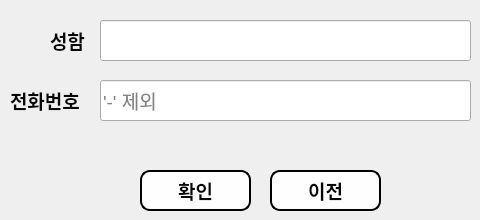
       <widget class="QWidget" name="page_6">
        <widget class="QPushButton" name="btnSearchID">
         <property name="geometry">
          <rect>
           <x>140</x>
           <y>170</y>
           <width>111</width>
           <height>41</height>
          </rect>
         </property>
         <property name="font">
          <font>
           <pointsize>14</pointsize>
           <bold>true</bold>
          </font>
         </property>
         <property name="styleSheet">
          <string notr="true">color: rgb(8, 8, 8);
border-radius: 10px;
background-color: rgb(254, 254, 254);
border:2px solid;</string>
         </property>
         <property name="text">
          <string>확인</string>
         </property>
        </widget>
        <widget class="QLabel" name="label_23">
         <property name="geometry">
          <rect>
           <x>10</x>
           <y>80</y>
           <width>81</width>
           <height>41</height>
          </rect>
         </property>
         <property name="font">
          <font>
           <pointsize>14</pointsize>
           <bold>true</bold>
          </font>
         </property>
         <property name="styleSheet">
          <string notr="true">color: rgb(8, 8, 8);</string>
         </property>
         <property name="text">
          <string>전화번호</string>
         </property>
        </widget>
        <widget class="QLabel" name="label_22">
         <property name="geometry">
          <rect>
           <x>50</x>
           <y>20</y>
           <width>41</width>
           <height>41</height>
          </rect>
         </property>
         <property name="font">
          <font>
           <pointsize>14</pointsize>
           <bold>true</bold>
          </font>
         </property>
         <property name="styleSheet">
          <string notr="true">color: rgb(8, 8, 8);</string>
         </property>
         <property name="text">
          <string>성함</string>
         </property>
        </widget>
        <widget class="QLineEdit" name="SIphone">
         <property name="geometry">
          <rect>
           <x>100</x>
           <y>80</y>
           <width>371</width>
           <height>41</height>
          </rect>
         </property>
         <property name="font">
          <font>
           <pointsize>14</pointsize>
          </font>
         </property>
         <property name="styleSheet">
          <string notr="true">color: rgb(8, 8, 8);</string>
         </property>
         <property name="text">
          <string/>
         </property>
         <property name="placeholderText">
          <string>'-' 제외</string>
         </property>
        </widget>
        <widget class="QLineEdit" name="SIname">
         <property name="geometry">
          <rect>
           <x>100</x>
           <y>20</y>
           <width>371</width>
           <height>41</height>
          </rect>
         </property>
         <property name="font">
          <font>
           <pointsize>14</pointsize>
          </font>
         </property>
         <property name="styleSheet">
          <string notr="true">color: rgb(8, 8, 8);</string>
         </property>
        </widget>
        <widget class="QPushButton" name="btnBack2">
         <property name="geometry">
          <rect>
           <x>270</x>
           <y>170</y>
           <width>111</width>
           <height>41</height>
          </rect>
         </property>
         <property name="font">
          <font>
           <pointsize>14</pointsize>
           <bold>true</bold>
          </font>
         </property>
         <property name="styleSheet">
          <string notr="true">color: rgb(6, 6, 6);
border-radius: 10px;
background-color: rgb(254, 254, 254);
border:2px solid;</string>
         </property>
         <property name="text">
          <string>이전</string>
         </property>
        </widget>
       </widget>
